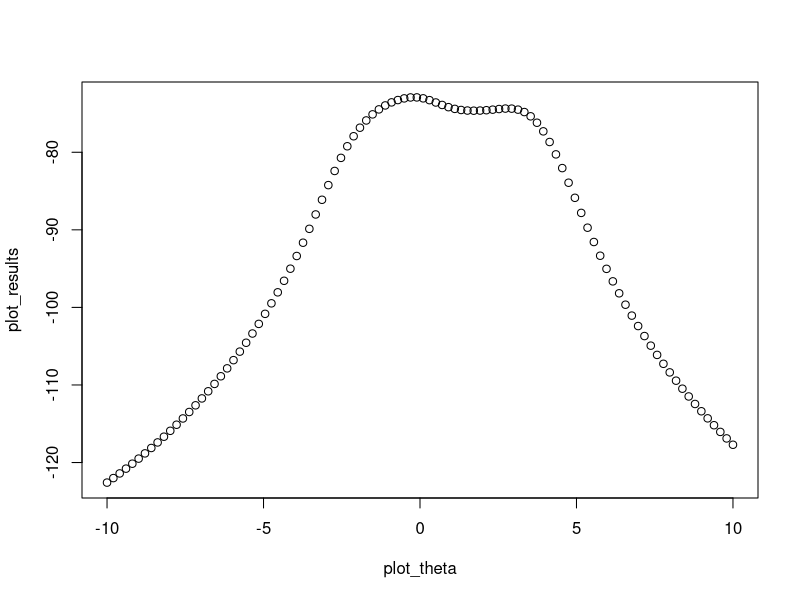

The R script that drew this image:
# Problem 2.1

# The following data are an i.i.d. sample from a Cauchy(\theta, 1) distribution.
# `c(1.77, -0.23, 2.76, 3.80, 3.47, 56.75, -1.34, 4.24, -2.44, 3.29, 3.71, -2.40,
#    4.53, -0.07, -1.05, -13.87, -2.53, -1.75, 0.27, 43.21)`

# A note for myself, gamma (the scale parameter) is set to 1.


## 2.1a

### Graph the log-likelihood function.

# The log-likelihood function for an i.i.d. Cauchy random sample is:

log_lik = function(x, theta) {
  # x := nx1 vector
  # theta := scalar
  n = length(x)
  out = -n*log(pi) - sum(log(1 + (x - theta)^2))
  return(out)
}

plot_results = c()
plot_theta = seq(-10, 10, length.out=100)
plot_x = rcauchy(1000, -1, 1)
plot_x = c(1.77, -0.23, 2.76, 3.80, 3.47, 56.75, -1.34, 4.24, -2.44, 3.29, 3.71, -2.40,
          4.53, -0.07, -1.05, -13.87, -2.53, -1.75, 0.27, 43.21)
for (i in 1:length(plot_theta)) {
  plot_results = c(plot_results, log_lik(plot_x, plot_theta[i]))
}

plot(plot_theta, plot_results)

# Observations:
# At small n, the log likelihood is very noisy and can have multiple optima
# / stationary points.
# At large n, the log likelihood stabilizes and there is a clear peak at
# approximately the true location parameter.
# For our specific data, we have a highly non-convex function!!! This can lead
# to very serious issues with estimation.

score_func = function(x, theta) {
  out = 2 * sum( (x - theta) / (1 + (x - theta)^2) )
  return(out)
}

hessian   = function(x, theta) {
  out = sum( 2*((x - theta)^2 -1) / (1 + (x - theta)^2)^2 )
  return(out)
}

# Now, we can find the MLE of theta using the Newton-Raphson method.
# Initial Values
# Try the following starting points for theta: -11, -1, 0, 1.5, 4, 4.7, 7, 8, 38
# Is the mean of the data a good starting point?
x = c(1.77, -0.23, 2.76, 3.80, 3.47, 56.75, -1.34, 4.24, -2.44, 3.29, 3.71, -2.40,
      4.53, -0.07, -1.05, -13.87, -2.53, -1.75, 0.27, 43.21)
theta = mean(x)
itr = 40

# Main
for(i in 1:itr){theta = theta - score_func(x, theta)/hessian(x, theta)}
theta

# Observations:
# The MLE approximation changes drastically by starting point. Clearly, intelligent
# starting points are crucial for the algorithm to properly converge.
# I think -1 and 0 worked the best, but this is also the region where the convexity
# of the function was guaranteed. Beyond this, the mean, and other starting points,
# sucked.


# 2.1b:
#########################################################################
### EXAMPLE 2.1 BISECTION
#########################################################################
univariate_bisection = function(a, b, data, x, itr, g, g.prime){
    # a = initial left endpoint
    # b = initial right endpoint
    # x = initial value
    # itr = number of iterations to run
    # g = objective function
    # g.prime = first derivative of objective function
    #########################################################################
    
    ## MAIN
    for (i in 1:itr){
      if (g.prime(data, a)*g.prime(data, x) < 0) {b = x}
      else {a = x}
      x = a+(b-a)/2
    }
    
    ## OUTPUT
    return(list(
    theta=x		# FINAL ESTIMATE
    ,g.theta=g(data, x)		# OBJECTIVE FUNCTION AT ESTIMATE
    ,g.prime.theta=g.prime(data, x) 	# GRADIENT AT ESTIMATE
    ))
    
    
}

## INITIAL VALUES
a = -1
b = 1
theta = a+(b-a)/2
itr = 40

univariate_bisection(a, b, x, a+(b-a)/2, itr, log_lik, score_func)

# $theta
# [1] -0.1922866
# 
# $g.theta
# [1] -72.91582
# 
# $g.prime.theta
# [1] -1.871461e-12

# So, the bisection method got us the same answer as well.

# Use additional runs to illustrate manners in which the bisection method
# may fail to find the global maximum.

# A simple case is choosing an interval where the optimum cannot be.
a = -10
b = -5
univariate_bisection(a, b, x, a+(b-a)/2, itr, log_lik, score_func)









# 2.1c: Apply fixed-point iterations as in 2.29, starting from -1,
# with scaling choices of alpha = 1, 0.64, 0.25. Investigate other choices
# of starting values and scaling factors.

## INITIAL VALUES
alpha = 0.25
theta = 3.5
itr = 100000

## MAIN
for(i in 1:itr){theta = alpha*score_func(x, theta) + theta}

## OUTPUT
theta		# FINAL ESTIMATE
log_lik(x, theta) 		# OBJECTIVE FUNCTION AT ESTIMATE
score_func(x, theta) 	# GRADIENT AT ESTIMATE

# Reducing the scaling factor really helped the algorithm to converge to the
# right value. Different starting points lead to different optima.






# 2.1d: using (-2, -1) as starting points, apply the secant method to estimate theta.
# Then try (-3, 3) as starting points. And other ones.
## INITIAL VALUES
thetas = c(-3, 3)
itr = 100

## MAIN
for(t in 2:itr){
  new_theta = ( thetas[t] - score_func(x, thetas[t])
    * ( 
        (thetas[t] - thetas[t-1])
        / (score_func(x, thetas[t]) - score_func(x, thetas[t-1])) ))
  thetas[t+1] = new_theta
  if (abs(thetas[t+1] - thetas[t]) < 1E-6) break
  }

# Added in a simple stopping condition just so I don't get NaNs.
# Yeah, about the same conclusions as the other algorithms.



# 2.1e: For an iid Cauchy sample, it's tough to say what's better or worse.
# I mean all algorithms seem to perform well, but you have to be careful with
# hyperparameters. That's always true.

# In the case of an iid Normal sample, I'd expect Newtwon-Raphson to blow the
# other algorithms out of the water because the likelihood function is more
# strictly convex and the N-R method exploits more information about the objective
# function, which also happens to be more globally accurate.

